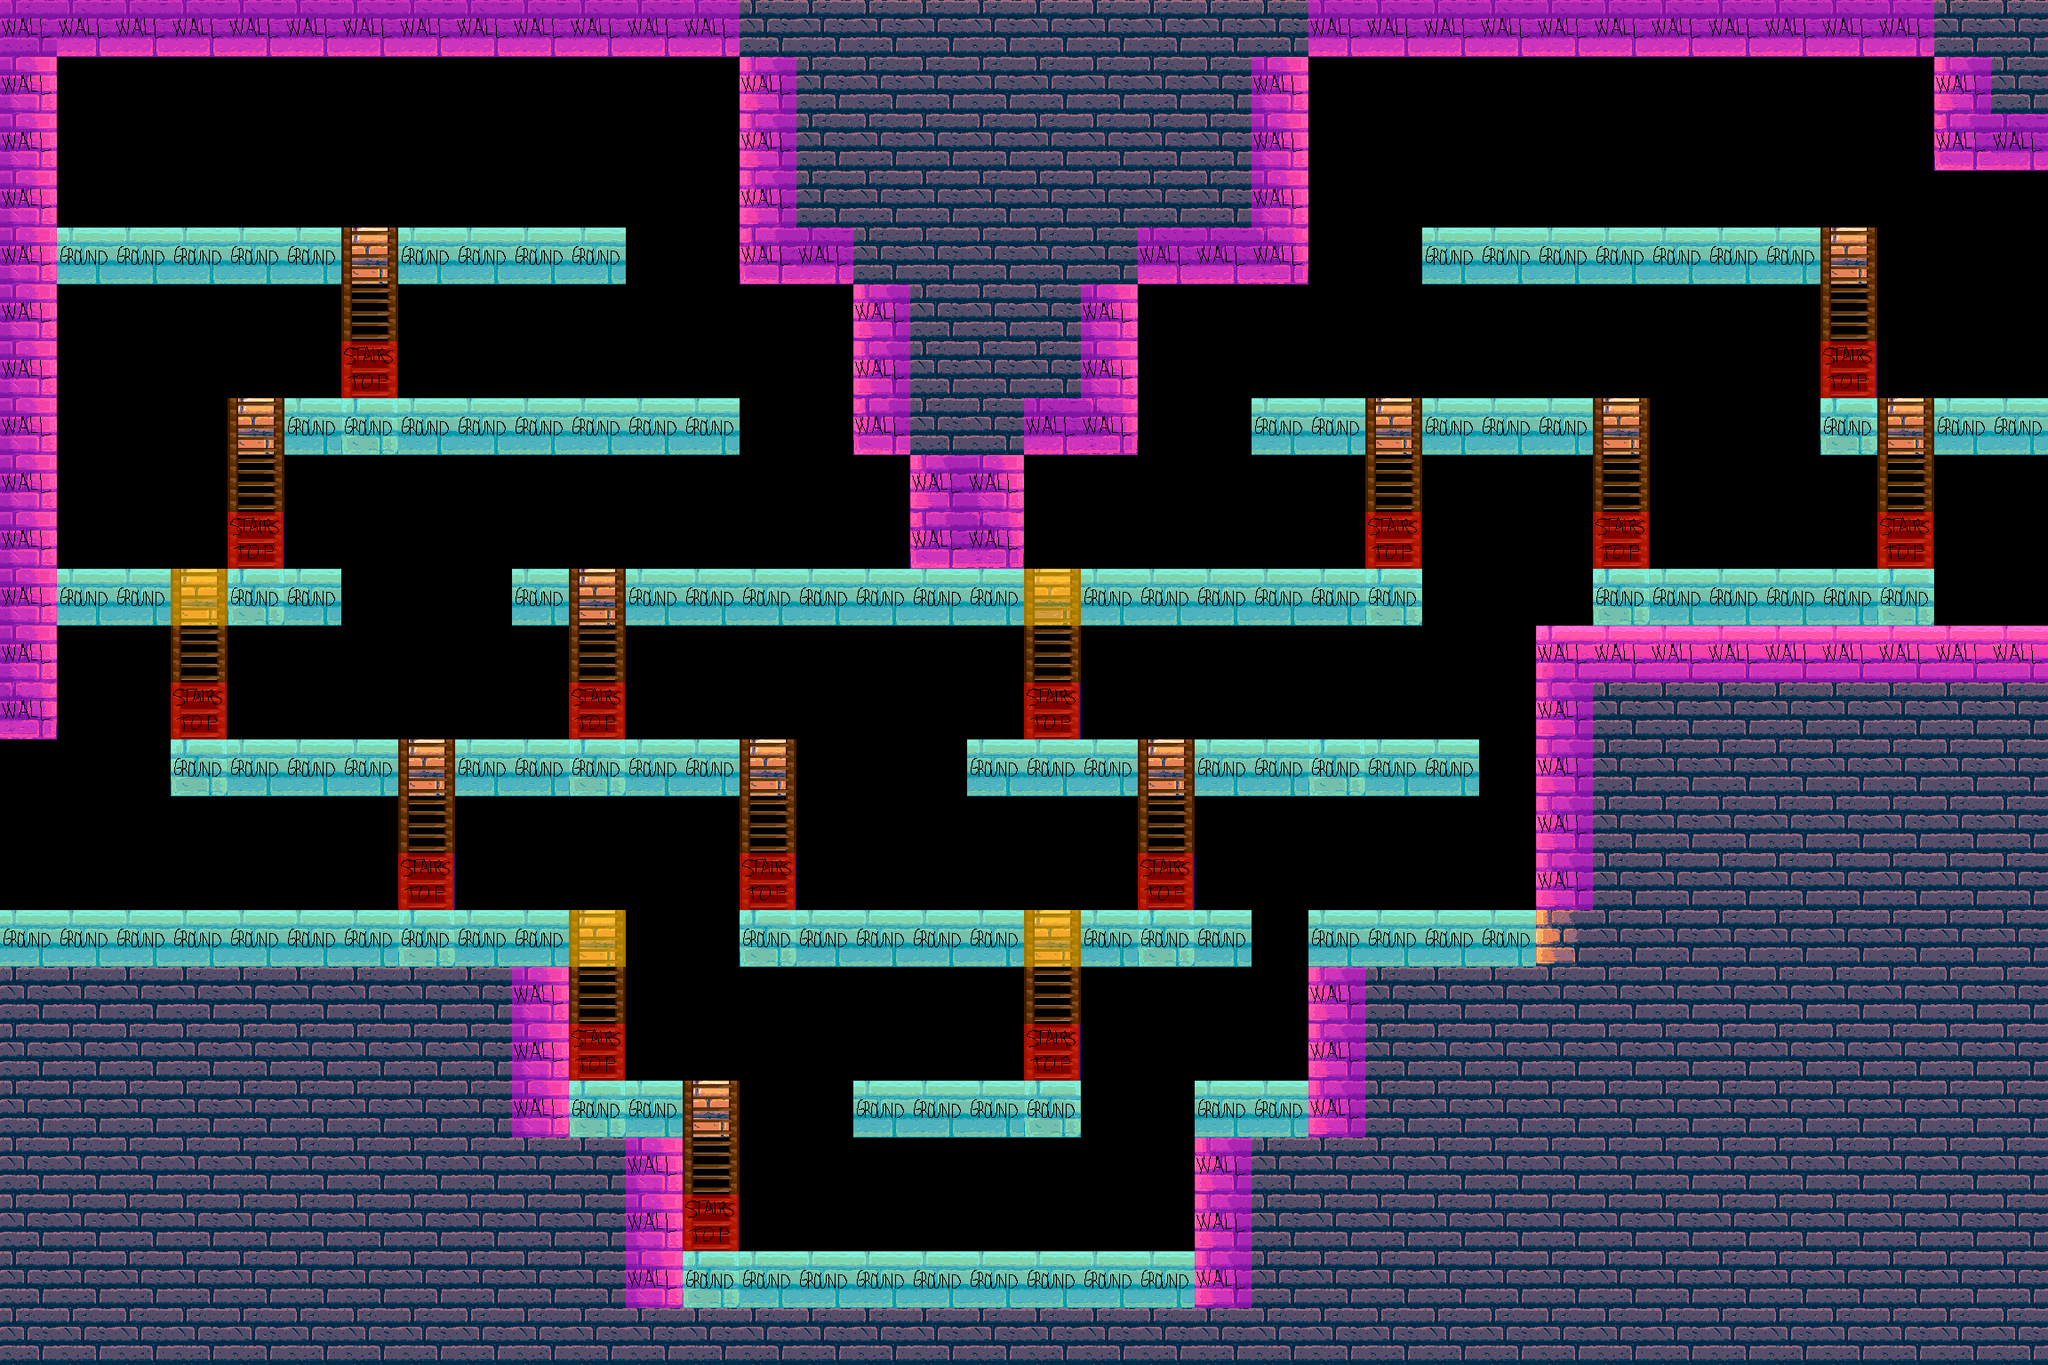

This game map was drawn from its Tiled (.tmx) file and the tilesets committed beside it. A one-line description and the trimmed map source follow:
An orthogonal 36x24 tile map with 64x64 px tiles, 7 tile layers (Fondo, Utilities, Map, Escaleras, ...), 3 tilesets.

<map version="1.10" tiledversion="1.10.1" orientation="orthogonal" renderorder="right-down" width="36" height="24" tilewidth="64" tileheight="64" infinite="0" nextlayerid="29" nextobjectid="8">
 <properties>
  <property name="Draw" type="bool" value="false" />
  <property name="Navigation" type="bool" value="true" />
 </properties>
 <tileset firstgid="1" name="MapMetadata" tilewidth="64" tileheight="64" tilecount="100" columns="10">
  <image source="MapMetadata.png" width="640" height="640" />
 </tileset>
 <tileset firstgid="101" name="Tileset" tilewidth="64" tileheight="64" tilecount="50" columns="10">
  <image source="Dark_lvl0.png" width="640" height="320" />
 </tileset>
 <tileset firstgid="151" name="escaleras" tilewidth="64" tileheight="64" tilecount="12" columns="4">
  <image source="escaleras.png" width="259" height="233" />
 </tileset>
 <layer id="16" name="Fondo" width="36" height="24">
  <properties>
   <property name="Draw" type="bool" value="true" />
  </properties>
  <data>[864 cells, 0 non-empty, 0 distinct tile ids]</data>
 </layer>
 <layer id="23" name="Utilities" width="36" height="24">
  <properties>
   <property name="Draw" type="bool" value="true" />
  </properties>
  <data>[864 cells, 0 non-empty, 0 distinct tile ids]</data>
 </layer>
 <layer id="1" name="Map" width="36" height="24">
  <properties>
   <property name="Draw" type="bool" value="true" />
  </properties>
  <data>[864 cells, 478 non-empty, 10 distinct tile ids]</data>
 </layer>
 <layer id="28" name="Escaleras" width="36" height="24">
  <data>[864 cells, 46 non-empty, 2 distinct tile ids]</data>
 </layer>
 <layer id="2" name="Collisions" width="36" height="24">
  <properties>
   <property name="Draw" type="bool" value="false" />
  </properties>
  <data>[864 cells, 217 non-empty, 4 distinct tile ids]</data>
 </layer>
 <layer id="24" name="Navigation" width="36" height="24">
  <properties>
   <property name="Draw" type="bool" value="false" />
   <property name="Navigation" type="bool" value="true" />
  </properties>
  <data>[864 cells, 0 non-empty, 0 distinct tile ids]</data>
 </layer>
 <layer id="27" name="Entities" width="36" height="24">
  <data>[864 cells, 0 non-empty, 0 distinct tile ids]</data>
 </layer>
</map>